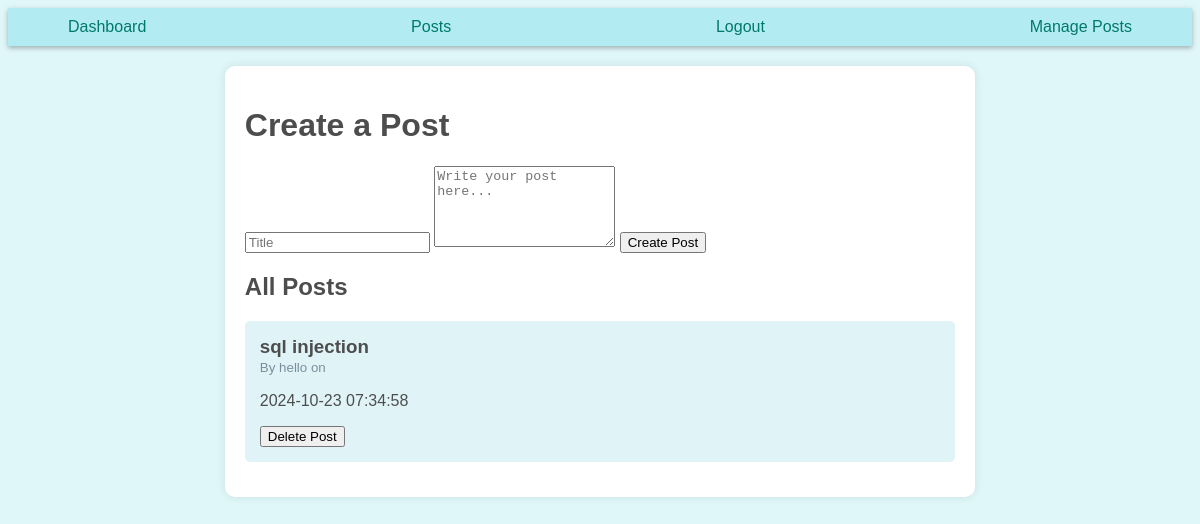
The page /posts (signed in) on the database its author committed.
### tables this page shows
CREATE TABLE posts (
                            id INTEGER PRIMARY KEY,
                            user_id INTEGER NOT NULL,
                            title TEXT NOT NULL,
                            content TEXT NOT NULL,
                            created_at DATETIME DEFAULT CURRENT_TIMESTAMP,
                            is_deleted INTEGER DEFAULT 0,
                            visible INTEGER DEFAULT 1,
                            FOREIGN KEY(user_id) REFERENCES users(id)
                          );

### app.py (the view)
@app.route('/posts', methods=['GET', 'POST'])
def posts():
    if 'user_id' not in session:
        return redirect(url_for('login'))
    user_id = session['user_id']
    user_input = request.args.get('user_input', '1')
    if request.method == 'POST':
        title = request.form['title']
        content = request.form['content']
        db.add_post(user_id, title, content)
    all_posts = db.get_all_posts(user_input)
    return render_template('post.html', posts=all_posts)

### app.py (called while the page is built)
    def get_all_posts(self, user_input):
        query = f"SELECT id, title, content, created_at FROM posts WHERE visible = 1 AND {user_input} ORDER BY created_at DESC"
        try:
            posts = self.c.execute(query).fetchall()
        except Exception as e:
            print(f"SQL query execution error: {e}")
            posts = []
        return posts

### templates/post.html
{% extends "base.html" %}
{% block content %}
    <div class="container">
        <h1>Create a Post</h1>
        <form method="POST">
            <input type="text" name="title" placeholder="Title" required>
            <textarea name="content" rows="5" placeholder="Write your post here..." required></textarea>
            <button type="submit">Create Post</button>
        </form>
        <h2>All Posts</h2>
        <div class="posts-list">
            {% for post in posts %}
                <div class="post">
                    <h3>{{ post[2] }}</h3>
                    <small>By {{ post[1] }} on {{ post[4] }}</small>
                    <p>{{ post[3] }}</p>
                    {% if 'user_id' in session %}
                        <form action="{{ url_for('delete_post', post_id=post[0]) }}" method="POST" onsubmit="return confirm('Are you sure you want to delete this post?');">
                            <button type="submit">Delete Post</button>
                        </form>
                    {% endif %}
                </div>
            {% endfor %}
        </div>
    </div>
{% endblock %}

### static/style.css (style rules this page uses)
body { background-color: #e0f7fa; color: #4d4d4d; font-family: Futura, sans-serif; }
.container { width: 60%; margin: auto; background-color: #ffffff; padding: 20px; border-radius: 10px; box-shadow: 0px 0px 10px rgba(0,0,0,0.1); margin-top: 20px; }
.post { background: #e0f4f7; padding: 15px; margin-bottom: 15px; border-radius: 5px; }
.post h3 { margin: 0; }
.post small { color: #78909c; }

### rows shown on the page
posts: content "sql injection", title "hello", created_at "2024-10-23 07:34:58"
